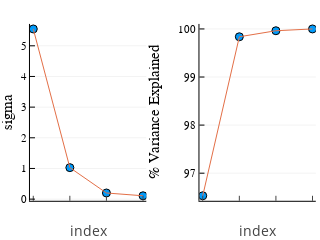

Source (notebook cell):
### Code cell
percent_variance_explained = 100cumsum(σ.^2) / sum(σ.^2)

p1 = scatter( σ,                          size=(300,200), label=:none, xlabel="index", ylabel="sigma",    xticks=:none )
plot!(σ, label=:none)
p2 = scatter( percent_variance_explained, size=(300,200), label=:none, xlabel="index", ylabel="% Variance Explained", xticks=:none )
plot!(percent_variance_explained, label=:none)
println( "σ and Cumulative Variance Explained\n")
plot( p1,p2 )

### Figure 1 — Plotly figure (JSON) as saved in the notebook; plotly's stock layout.template omitted (floating-point values rounded to 4 significant figures)
{"data": [{"colorbar": {"len": 0.8842, "title": "", "x": 0.4572, "y": 0.5382}, "legendgroup": "", "marker": {"color": "rgba(0, 154, 250, 1.000)", "line": {"color": "rgba(0, 0, 0, 1.000)", "width": 1}, "size": 8, "symbol": "circle"}, "mode": "markers", "name": "", "showlegend": false, "type": "scatter", "x": [1, 2, 3, 4], "xaxis": "x1", "y": [5.55, 1.027, 0.2002, 0.109], "yaxis": "y1"}, {"colorbar": {"len": 0.8842, "title": "", "x": 0.4572, "y": 0.5382}, "legendgroup": "", "line": {"color": "rgba(227, 111, 71, 1.000)", "dash": "solid", "shape": "linear", "width": 1}, "mode": "lines", "name": "", "showlegend": false, "type": "scatter", "x": [1, 2, 3, 4], "xaxis": "x1", "y": [5.55, 1.027, 0.2002, 0.109], "yaxis": "y1"}, {"colorbar": {"len": 0.8842, "title": "", "x": 0.9869, "y": 0.5382}, "legendgroup": "", "marker": {"color": "rgba(0, 154, 250, 1.000)", "line": {"color": "rgba(0, 0, 0, 1.000)", "width": 1}, "size": 8, "symbol": "circle"}, "mode": "markers", "name": "", "showlegend": false, "type": "scatter", "x": [1, 2, 3, 4], "xaxis": "x2", "y": [96.53, 99.84, 99.96, 100], "yaxis": "y2"}, {"colorbar": {"len": 0.8842, "title": "", "x": 0.9869, "y": 0.5382}, "legendgroup": "", "line": {"color": "rgba(227, 111, 71, 1.000)", "dash": "solid", "shape": "linear", "width": 1}, "mode": "lines", "name": "", "showlegend": false, "type": "scatter", "x": [1, 2, 3, 4], "xaxis": "x2", "y": [96.53, 99.84, 99.96, 100], "yaxis": "y2"}], "layout": {"annotations": [], "height": 200, "legend": {"bgcolor": "rgba(255, 255, 255, 1.000)", "bordercolor": "rgba(0, 0, 0, 1.000)", "borderwidth": 1, "font": {"color": "rgba(0, 0, 0, 1.000)", "family": "sans-serif", "size": 11}, "title": {"font": {"color": "rgba(0, 0, 0, 1.000)", "family": "sans-serif", "size": 15}, "text": ""}, "tracegroupgap": 0, "traceorder": "normal", "x": 1, "xanchor": "auto", "y": 1, "yanchor": "auto"}, "margin": {"b": 20, "l": 0, "r": 0, "t": 20}, "paper_bgcolor": "rgba(255, 255, 255, 1.000)", "plot_bgcolor": "rgba(255, 255, 255, 1.000)", "showlegend": true, "width": 300, "xaxis1": {"anchor": "y1", "domain": [0.09368, 0.4572], "gridcolor": "rgba(0, 0, 0, 0.100)", "gridwidth": 0.5, "linecolor": "rgba(0, 0, 0, 1.000)", "mirror": false, "range": [0.91, 4.09], "showgrid": false, "showline": true, "showticklabels": false, "tickangle": 0, "ticks": "inside", "title": "index", "type": "-", "visible": true, "zeroline": false, "zerolinecolor": "rgba(0, 0, 0, 1.000)"}, "xaxis2": {"anchor": "y2", "domain": [0.6233, 0.9869], "gridcolor": "rgba(0, 0, 0, 0.100)", "gridwidth": 0.5, "linecolor": "rgba(0, 0, 0, 1.000)", "mirror": false, "range": [0.91, 4.09], "showgrid": false, "showline": true, "showticklabels": false, "tickangle": 0, "ticks": "inside", "title": "index", "type": "-", "visible": true, "zeroline": false, "zerolinecolor": "rgba(0, 0, 0, 1.000)"}, "yaxis1": {"anchor": "x1", "domain": [0.09607, 0.9803], "gridcolor": "rgba(0, 0, 0, 0.100)", "gridwidth": 0.5, "linecolor": "rgba(0, 0, 0, 1.000)", "mirror": false, "range": [-0.05421, 5.713], "showgrid": true, "showline": true, "showticklabels": true, "tickangle": 0, "tickcolor": "rgb(0, 0, 0)", "tickfont": {"color": "rgba(0, 0, 0, 1.000)", "family": "sans-serif", "size": 11}, "tickmode": "array", "ticks": "inside", "ticktext": ["0", "1", "2", "3", "4", "5"], "tickvals": [0, 1, 2, 3, 4, 5], "title": "sigma", "titlefont": {"color": "rgba(0, 0, 0, 1.000)", "family": "sans-serif", "size": 15}, "type": "-", "visible": true, "zeroline": false, "zerolinecolor": "rgba(0, 0, 0, 1.000)"}, "yaxis2": {"anchor": "x2", "domain": [0.09607, 0.9803], "gridcolor": "rgba(0, 0, 0, 0.100)", "gridwidth": 0.5, "linecolor": "rgba(0, 0, 0, 1.000)", "mirror": false, "range": [96.43, 100.1], "showgrid": true, "showline": true, "showticklabels": true, "tickangle": 0, "tickcolor": "rgb(0, 0, 0)", "tickfont": {"color": "rgba(0, 0, 0, 1.000)", "family": "sans-serif", "size": 11}, "tickmode": "array", "ticks": "inside", "ticktext": ["97", "98", "99", "100"], "tickvals": [97, 98, 99, 100], "title": "% Variance Explained", "titlefont": {"color": "rgba(0, 0, 0, 1.000)", "family": "sans-serif", "size": 15}, "type": "-", "visible": true, "zeroline": false, "zerolinecolor": "rgba(0, 0, 0, 1.000)"}}}
